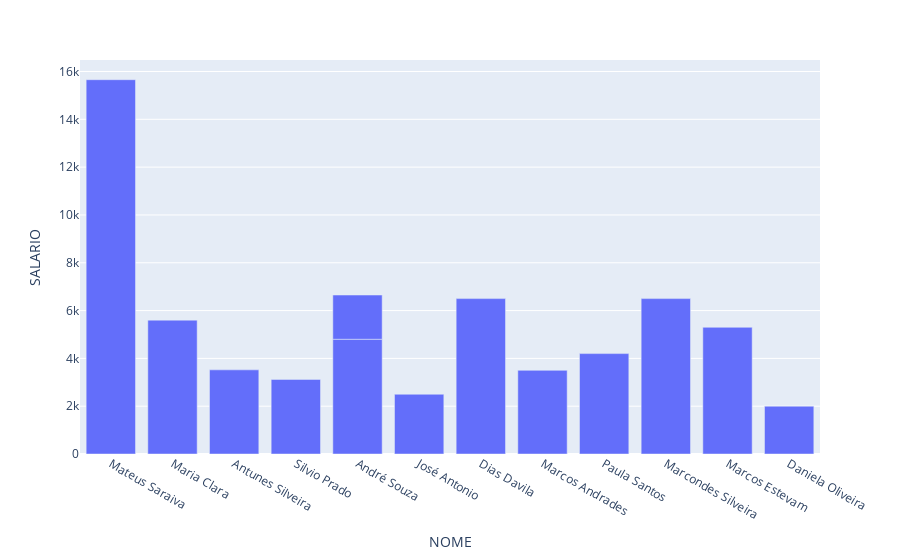

The cell this chart's notebook holds for it:
### Code cell
listar_funcionarios = "SELECT * FROM Funcionarios"
df = pd.read_sql(listar_funcionarios, conexao)
analise2 = pltex.bar(df, y='SALARIO', x ='NOME')
analise2.show()

### Figure 1 — Plotly figure (JSON) as saved in the notebook; plotly's stock layout.template omitted (floating-point values rounded to 4 significant figures)
{"data": [{"hovertemplate": "NOME=%{x}<br>SALARIO=%{y}<extra></extra>", "legendgroup": "", "marker": {"color": "#636efa", "pattern": {"shape": ""}}, "name": "", "orientation": "v", "showlegend": false, "textposition": "auto", "type": "bar", "x": ["Mateus Saraiva", "Maria Clara", "Antunes Silveira", "Silvio Prado", "André Souza", "José Antonio", "Dias Davila", "André Souza", "Marcos Andrades", "Paula Santos", "Marcondes Silveira", "Marcos Estevam", "Daniela Oliveira"], "xaxis": "x", "y": [15660.0, 5600.0, 3520.0, 3120.0, 4800.0, 2500.0, 6500.0, 1850.0, 3500.0, 4200.0, 6500.0, 5300.0, 2000.0], "yaxis": "y"}], "layout": {"barmode": "relative", "legend": {"tracegroupgap": 0}, "margin": {"t": 60}, "xaxis": {"anchor": "y", "domain": [0, 1], "title": {"text": "NOME"}}, "yaxis": {"anchor": "x", "domain": [0, 1], "title": {"text": "SALARIO"}}}}
